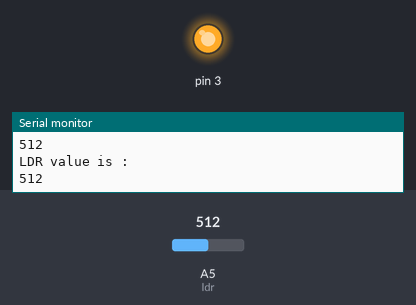
A sketch run on a simulated Arduino Uno, built with avr-gcc and run on an emulated ATmega328P. Shown: output pins drawn as LEDs (lit = HIGH), the last lines printed to the serial monitor. Inputs (shaded band) come from the test bench; at power-on: A5 (ldr) = 512.

Above: at 1.2 s.
1.3 s: A5 (ldr) set to 106
2.8 s: A5 (ldr) set to 88
At 3.8 s:
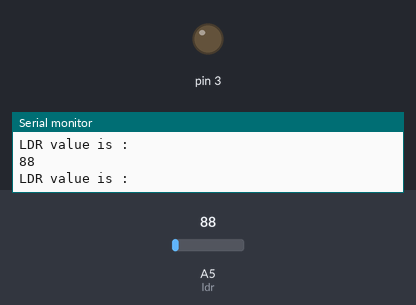
4.3 s: A5 (ldr) set to 110
At 4.9 s:
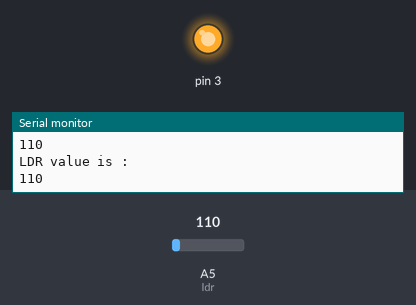
5.8 s: A5 (ldr) set to 0
At 6.3 s:
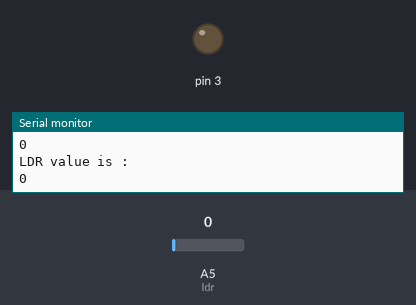
Timing chart, 0 to 8.8 s (numbered marks = the images above; inputs shaded):
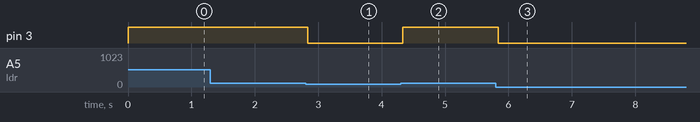

Measured:
- the behaviour switches between 100 and 99 on A5 (ldr) (found by bisection; images 0 and 1)
- after the input at 2.8 s, pin 3: HIGH → LOW at once
- after the input at 4.3 s, pin 3: LOW → HIGH at once
- after the input at 5.8 s, pin 3: HIGH → LOW at once

The sketch:

automatic_lighting.ino
```cpp
int ldr=A5;//Set A0(Analog Input) for LDR.
int value=0;
void setup() {
Serial.begin(9600);
pinMode(3,OUTPUT);
}

void loop() {
value=analogRead(ldr);//Reads the Value of LDR(light).
Serial.println("LDR value is :");//Prints the value of LDR to Serial Monitor.
Serial.println(value);
if(value<100)
  {
    digitalWrite(3,LOW);//Makes the LED glow in Dark.
  }
else
digitalWrite(3,HIGH);
}
```
